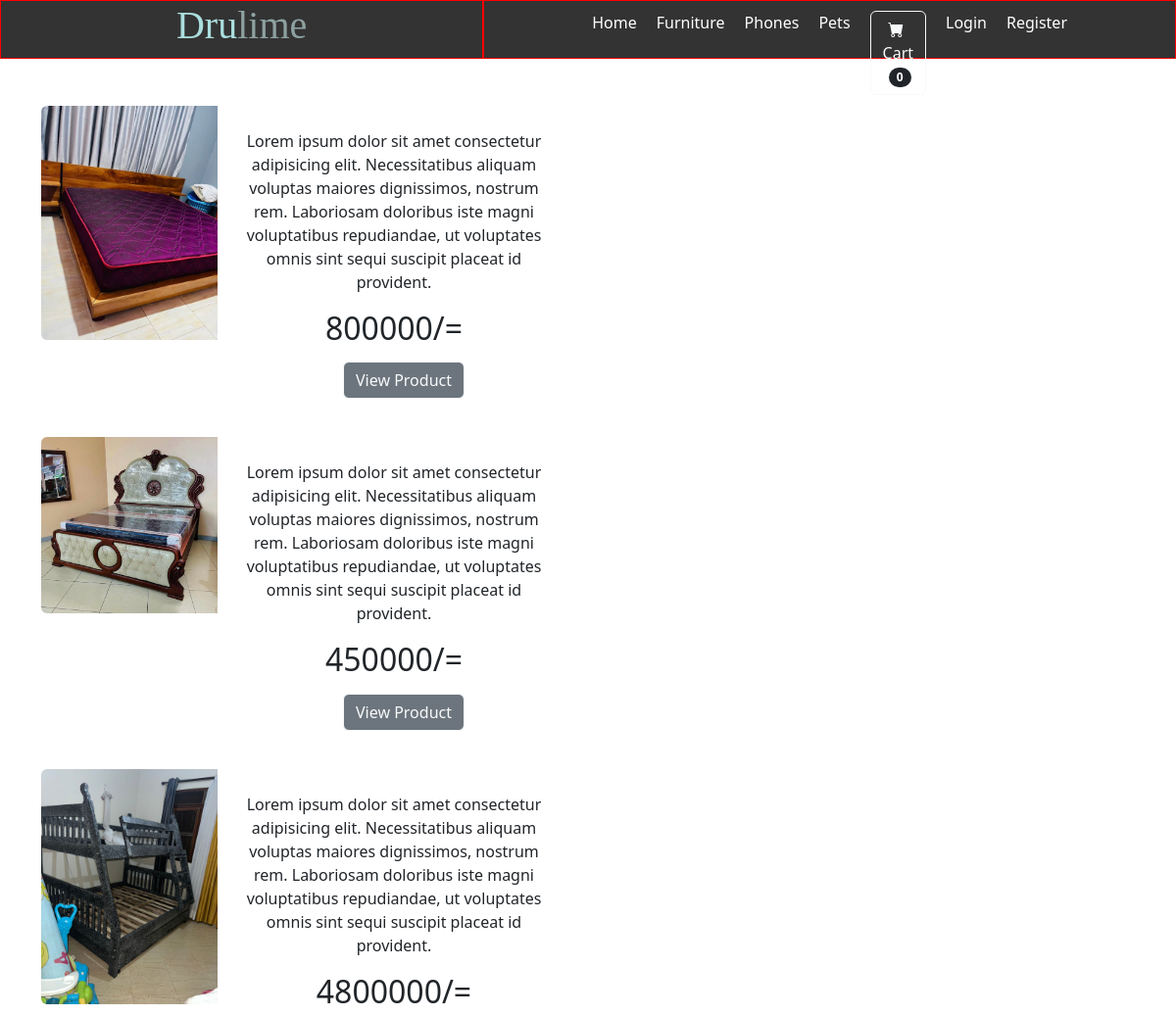
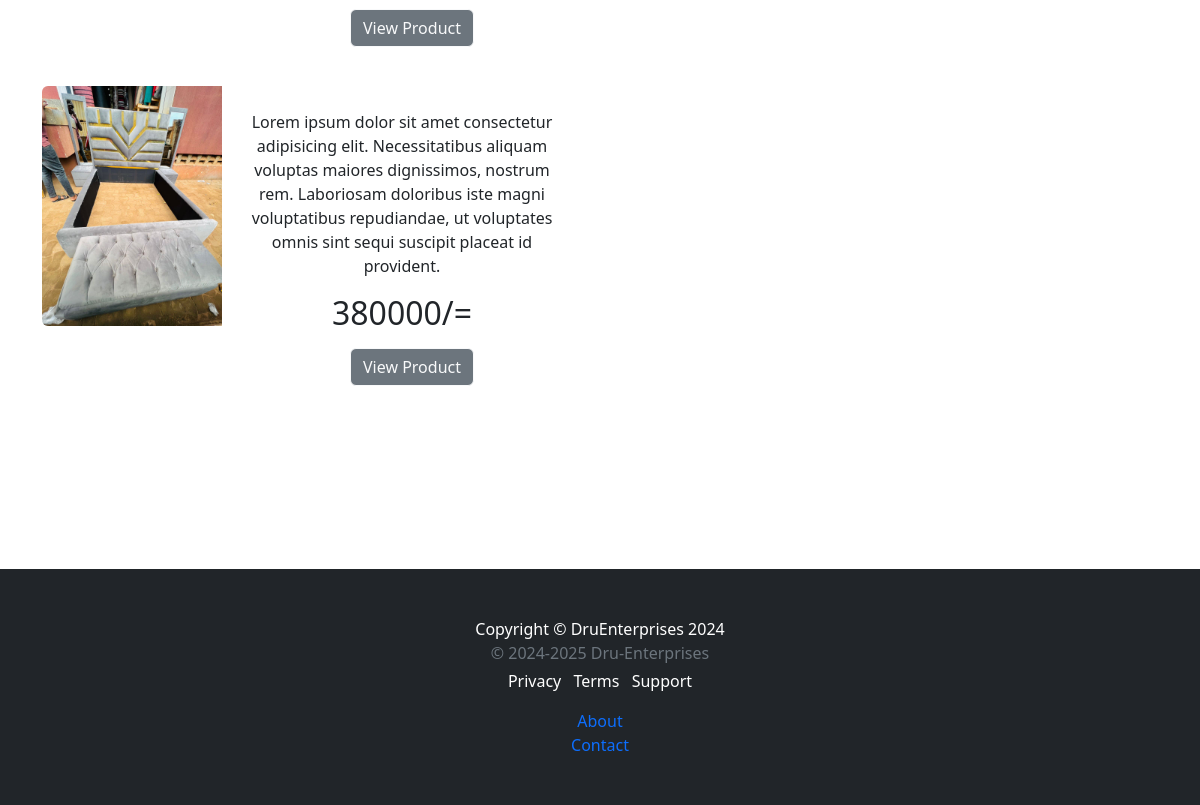
Screenshot of /category/Beddings with the database file from the repository (2 pictures, top to bottom).
### druu/models.py (models this page shows, shortened)
class Product(models.Model):
    name = models.CharField(max_length=100)
    price = models.IntegerField(default=0)
    category = models.ForeignKey(Category, on_delete=models.CASCADE, default=1)
    description = models.CharField(max_length=250, default='', null=True, blank=True)
    image = models.ImageField(upload_to="uploads/products/", default="")

### druu/views.py (the view)
# urls.py: path('category/<str:categories>', views.category, name='category'),
def category(request,categories):
    try:
        category = Category.objects.get(name=categories)
        products = Product.objects.filter(category=category)
        return render(request, 'products/category.html', {'products':products, 'category':category})
    except:
        messages.warning(request, "Category Doesn't exist...")
        return redirect('home')

### cart/cart.py (called while the page is built)
    def __len__(self):
        return len(self.cart)

### cart/context_processors.py (called while the page is built)
def cart(request):
    return {'cart':Cart(request)}

### druu/templates/products/category.html (shortened to what this page needs)
{% extends 'base.html' %}
{% block content %}
    <br><br>
    {% for product in products %}
    <div class="container">
        <div class="card mb-3" style="max-width: 540px;">
            <div class="row g-0">
                <div class="col-md-4">
                    <img src="{{ product.image.url }}" class="img-fluid rounded-start" alt="">
                </div>
                <div class="col-md-8">
                    <div class="card-body">
                        <center>
                        <p class="card-text" >Lorem ipsum dolor sit amet consectetur adipisicing elit. Necessitatibus aliquam voluptas maiores dignissimos, nostrum rem. Laboriosam doloribus iste magni voluptatibus repudiandae, ut voluptates omnis sint sequi suscipit placeat id provident.</p>
                        <h2 class="card-text" >{{ product.price }}/=</h2>
                        <button class="btn " style="margin-left: 20px;"><a><div><a class="btn btn-secondary btn-outline-light mt-auto"
                            href="{% url 'product' product.id %}">View Product</a>
                        </button>
                    </center>
                    </div>
                </div>
            </div>
        </div>
    </div>
    {% endfor %}
    <br><br><br><br>
{% endblock %}

### druu/static/style/style.css (style rules this page uses)
* { margin: 0; padding: 0; }

### druu/static/style/nav.css (style rules this page uses)
* { list-style: none; text-decoration: none !important; }
body { padding-top: 60px; }
.card { border: none !important; }

### rows the page displays
Product: image (picture), price "800000"
Product: image (picture), price "450000"
Product: image (picture), price "4800000"
Product: image (picture), price "380000"

### other values shown
{{ cart|length }} "0"
